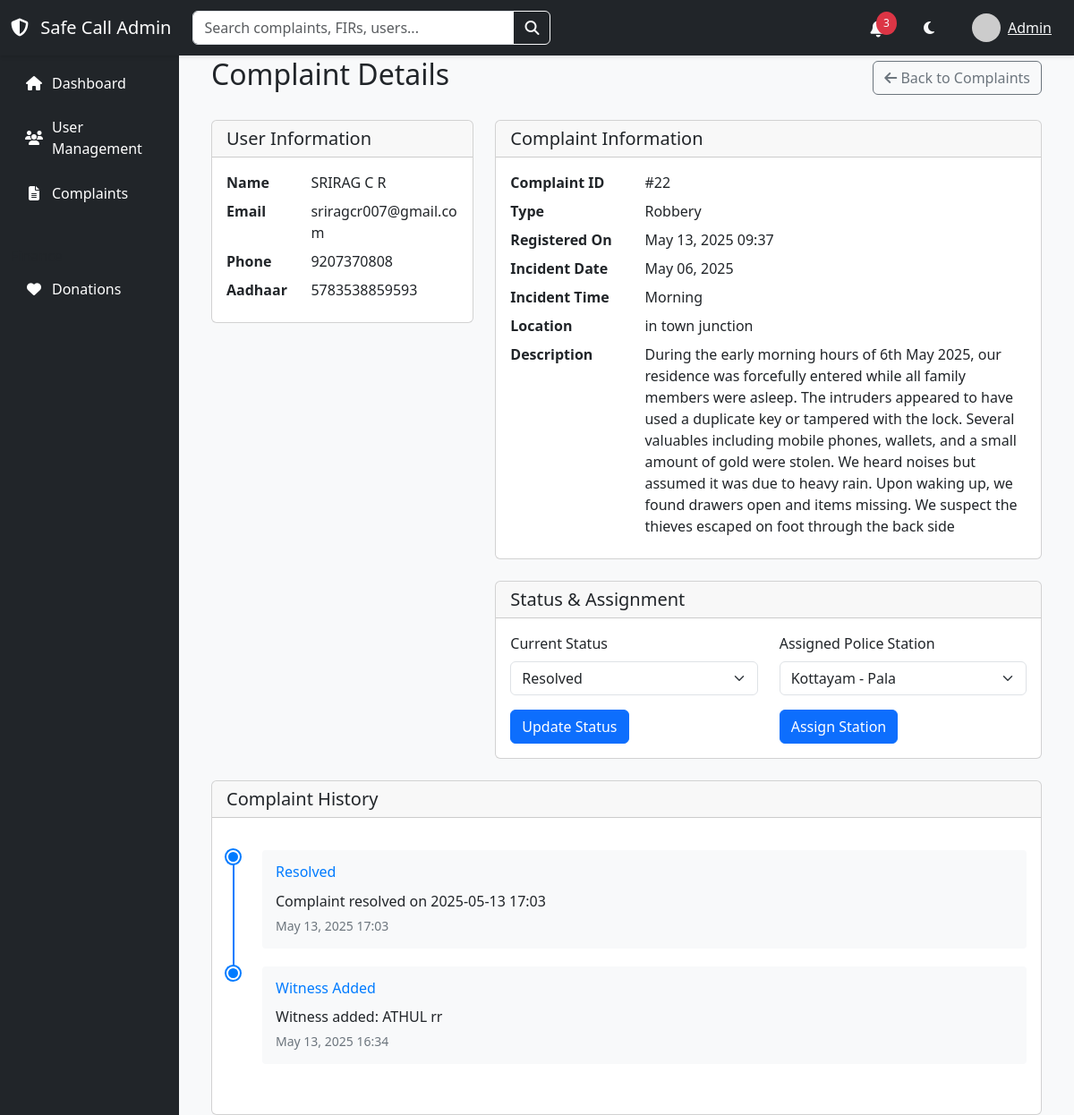
Page /custom-admin/complaints/22/ (signed in) on the committed database.
### core/models.py (models this page shows, shortened)
class Complaint(models.Model):
    COMPLAINT_TYPES = [
        ('Robbery', 'Robbery'),
        ('Assault', 'Assault'),
        ('Threats', 'Threats'),
        ('Burglary', 'Burglary'),
        ('Vandalism', 'Vandalism'),
        ('Fraud', 'Fraud'),
        ('Harassment', 'Harassment'),
        ('Theft', 'Theft'),
        ('Domestic Violence', 'Domestic Violence'),
        ('Sexual Assault', 'Sexual Assault'),
        ('Kidnapping', 'Kidnapping'),
        ('Stalking', 'Stalking'),
        ('Drunk Driving', 'Drunk Driving'),
        ('Hit and Run', 'Hit and Run'),
        ('Drug Offenses', 'Drug Offenses'),
        ('Public Intoxication', 'Public Intoxication'),
        ('Trespassing', 'Trespassing'),
        ('Hate Crimes', 'Hate Crimes'),
        ('Murder', 'Murder'),
        ('Arson', 'Arson'),
        ('Others', 'Others'),
    ]
    TIME_CHOICES = [
        ('Midnight', '12:00 AM - 12:59 AM'),
        ('Morning', '6:00 AM - 11:59 AM'),
        ('Noon', '12:00 PM - 12:59 PM'),
        ('Afternoon', '1:00 PM - 5:59 PM'),
        ('Evening', '6:00 PM - 8:59 PM'),
        ('Night', '9:00 PM - 11:59 PM'),
    ]
    STATUS_CHOICES = [
        ('Pending', 'Pending'),
        ('Under Investigation', 'Under Investigation'),
        ('Resolved', 'Resolved'),
        ('Rejected', 'Rejected'),
    ]
    user = models.ForeignKey(PublicUser, on_delete=models.CASCADE)
    police_station = models.ForeignKey(PoliceStation, on_delete=models.CASCADE)
    complaint_type = models.CharField(max_length=50, choices=COMPLAINT_TYPES)
    incident_date = models.DateField()
    incident_time = models.CharField(max_length=20, choices=TIME_CHOICES)
    incident_location = models.TextField(default='Location not specified')
    description = models.TextField()
    evidence = models.FileField(upload_to='complaint_evidence/', null=True, blank=True)
    status = models.CharField(max_length=20, choices=STATUS_CHOICES, default='Pending')
    registered_at = models.DateTimeField(auto_now_add=True)
    resolution_date = models.DateTimeField(null=True, blank=True)

class PublicUser(models.Model):
    first_name = models.CharField(max_length=100)
    last_name = models.CharField(max_length=100)
    email = models.EmailField(unique=True)
    phone = models.CharField(max_length=15)
    adhaar = models.CharField(max_length=12, unique=True)
    address = models.TextField(null=True, blank=True)
    district = models.CharField(max_length=100, null=True, blank=True)
    pincode = models.CharField(max_length=6, null=True, blank=True)
    password = models.CharField(max_length=255)
    profile_picture = models.ImageField(upload_to='profile_pictures/', null=True, blank=True)
    date_of_birth = models.DateField(null=True, blank=True)
    gender = models.CharField(max_length=10, choices=[('Male', 'Male'), ('Female', 'Female'), ('Other', 'Other')], null=True, blank=True)
    is_verified = models.BooleanField(default=False)

class PoliceStation(models.Model):
    district = models.CharField(max_length=100)
    location = models.CharField(max_length=255)
    pincode = models.CharField(max_length=6)
    contact = models.CharField(max_length=15)
    email = models.EmailField(unique=True)  # Added email field
    password = models.CharField(max_length=255)
    approved = models.BooleanField(default=False)

class ComplaintLog(models.Model):
    complaint = models.ForeignKey(Complaint, on_delete=models.CASCADE)
    action = models.CharField(max_length=100)
    details = models.TextField()
    created_at = models.DateTimeField(auto_now_add=True)
    created_by = models.CharField(max_length=100, null=True, blank=True)  # To store who made the change

### custom_admin/views.py (the view, shortened to what this page needs)
# urls.py: path('complaints/<int:complaint_id>/', views.ComplaintDetailView.as_view(), name='complaint_detail'),
class ComplaintDetailView(SuperUserRequiredMixin, TemplateView):
    template_name = 'admin/complaint_detail.html'
    def get_context_data(self, **kwargs):
        context = super().get_context_data(**kwargs)
        try:
            complaint_id = kwargs.get('complaint_id')
            complaint = Complaint.objects.select_related(
                'user',
                'police_station'
            ).prefetch_related(
                'complaintlog_set'
            ).get(id=complaint_id)
            police_stations = PoliceStation.objects.filter(approved=True).order_by('district', 'location')
            context.update({
                'complaint': complaint,
                'police_stations': police_stations,
                'logs': complaint.complaintlog_set.all().order_by('-created_at')
            })
        except Complaint.DoesNotExist:
            messages.error(self.request, 'Complaint not found')
            return redirect('custom_admin:complaints')
        except Exception as e:
            messages.error(self.request, f'Error loading complaint details: {str(e)}')
            return redirect('custom_admin:complaints')
        return context

### custom_admin/views.py (called while the page is built)
    def test_func(self):
        return self.request.user.is_authenticated and self.request.user.is_superuser

### templates/admin/complaint_detail.html (shortened to what this page needs)
{% extends "admin/base.html" %}
{% block content %}
<div class="container-fluid">
    <div class="d-flex justify-content-between align-items-center mb-4">
        <h1 class="h2">Complaint Details</h1>
        <a href="{% url 'custom_admin:complaints' %}" class="btn btn-outline-secondary">
            <i class="fas fa-arrow-left"></i> Back to Complaints
        </a>
    </div>
    <div class="row">
        <div class="col-md-4">
            <div class="card mb-4">
                <div class="card-header">
                    <h5 class="card-title mb-0">User Information</h5>
                </div>
                <div class="card-body">
                    <dl class="row mb-0">
                        <dt class="col-sm-4">Name</dt>
                        <dd class="col-sm-8">{{ complaint.user.first_name }} {{ complaint.user.last_name }}</dd>
                        <dt class="col-sm-4">Email</dt>
                        <dd class="col-sm-8">{{ complaint.user.email }}</dd>
                        <dt class="col-sm-4">Phone</dt>
                        <dd class="col-sm-8">{{ complaint.user.phone }}</dd>
                        {% if complaint.user.adhaar %}
                        <dt class="col-sm-4">Aadhaar</dt>
                        <dd class="col-sm-8">{{ complaint.user.adhaar }}</dd>
                        {% endif %}
                    </dl>
                </div>
            </div>
        </div>
        <div class="col-md-8">
            <div class="card mb-4">
                <div class="card-header">
                    <h5 class="card-title mb-0">Complaint Information</h5>
                </div>
                <div class="card-body">
                    <dl class="row mb-0">
                        <dt class="col-sm-3">Complaint ID</dt>
                        <dd class="col-sm-9">#{{ complaint.id }}</dd>
                        <dt class="col-sm-3">Type</dt>
                        <dd class="col-sm-9">{{ complaint.complaint_type }}</dd>
                        <dt class="col-sm-3">Registered On</dt>
                        <dd class="col-sm-9">{{ complaint.registered_at|date:"M d, Y H:i" }}</dd>
                        <dt class="col-sm-3">Incident Date</dt>
                        <dd class="col-sm-9">{{ complaint.incident_date|date:"M d, Y" }}</dd>
                        <dt class="col-sm-3">Incident Time</dt>
                        <dd class="col-sm-9">{{ complaint.incident_time }}</dd>
                        <dt class="col-sm-3">Location</dt>
                        <dd class="col-sm-9">{{ complaint.incident_location }}</dd>
                        <dt class="col-sm-3">Description</dt>
                        <dd class="col-sm-9">{{ complaint.description }}</dd>
                    </dl>
                </div>
            </div>
            <div class="card mb-4">
                <div class="card-header">
                    <h5 class="card-title mb-0">Status & Assignment</h5>
                </div>
                <div class="card-body">
                    <div class="row">
                        <div class="col-md-6">
                            <form method="POST">
                                <div class="mb-3">
                                    <label class="form-label">Current Status</label>
                                    <select name="status" class="form-select">
                                        <option value="Resolved" {% if complaint.status == 'Resolved' %}selected{% endif %}>Resolved</option>
                                    </select>
                                </div>
                                <button type="submit" class="btn btn-primary">Update Status</button>
                            </form>
                        </div>
                        <div class="col-md-6">
                            <form method="POST">
                                <div class="mb-3">
                                    <label class="form-label">Assigned Police Station</label>
                                    <select name="police_station" class="form-select">
                                        {% for station in police_stations %}
                                        <option value="{{ station.id }}" {% if complaint.police_station.id == station.id %}selected{% endif %}>
                                            {{ station.district }} - {{ station.location }}
                                        </option>
                                        {% endfor %}
                                    </select>
                                </div>
                                <button type="submit" class="btn btn-primary">Assign Station</button>
                            </form>
                        </div>
                    </div>
                </div>
            </div>
        </div>
    </div>
    <div class="card">
        <div class="card-header">
            <h5 class="card-title mb-0">Complaint History</h5>
        </div>
        <div class="card-body">
            <div class="timeline">
                {% for log in logs %}
                <div class="timeline-item">
                    <div class="timeline-marker"></div>
                    <div class="timeline-content">
                        <h6 class="timeline-title">{{ log.action }}</h6>
                        <p class="timeline-text">{{ log.details }}</p>
                        <p class="timeline-date">{{ log.created_at|date:"M d, Y H:i" }}</p>
                    </div>
                </div>
                {% empty %}
                <p class="text-muted">No history available</p>
                {% endfor %}
            </div>
        </div>
    </div>
</div>
{% endblock %}

### templates/admin/base.html (style rules this page uses)
:root { --primary-bg: #f8f9fa; --sidebar-bg: #212529; --sidebar-hover: #343a40; }
body { background-color: var(--primary-bg); }

### templates/admin/complaint_detail.html (style rules this page uses)
.timeline { position: relative; padding: 20px 0; }
.timeline-item { position: relative; padding-left: 40px; margin-bottom: 20px; }
.timeline-marker { position: absolute; left: 0; top: 0; width: 15px; height: 15px; border-radius: 50%; background-color: #007bff; border: 2px solid #fff; box-shadow: 0 0 0 2px #007bff; }
.timeline-item:not(:last-child):before { content: ''; position: absolute; left: 7px; top: 15px; height: calc(100% + 5px); width: 2px; background-color: #007bff; }
.timeline-content { background-color: #f8f9fa; padding: 15px; border-radius: 4px; }
.timeline-title { margin: 0; color: #007bff; }
.timeline-text { margin: 10px 0 5px; }
.timeline-date { margin: 0; font-size: 0.875rem; color: #6c757d; }

### rows in the picture
Complaint: user.first_name "SRIRAG", user.last_name "C R", user.email "sriragcr007@gmail.com", user.phone "9207370808", user.adhaar "5783538859593", id "22", complaint_type "Robbery", registered_at "May 13, 2025 09:37", incident_date "May 06, 2025", incident_time "Morning", incident_location "in town junction", description "During the early morning hours of 6th May 2025, our residence was forcefully entered while all family members were asleep. The intruders appeared to have used a duplicate key or tampered with the lock. Several valuables including mobile phones, wallets, and a small amount of gold were stolen. We heard noises but assumed it was due to heavy rain. Upon waking up, we found drawers open and items missing. We suspect the thieves escaped on foot through the back side", status "Resolved", police_station "Kottayam - Pala"
ComplaintLog: action "Resolved", details "Complaint resolved on 2025-05-13 17:03", created_at "May 13, 2025 17:03"
ComplaintLog: action "Witness Added", details "Witness added: ATHUL rr", created_at "May 13, 2025 16:34"
